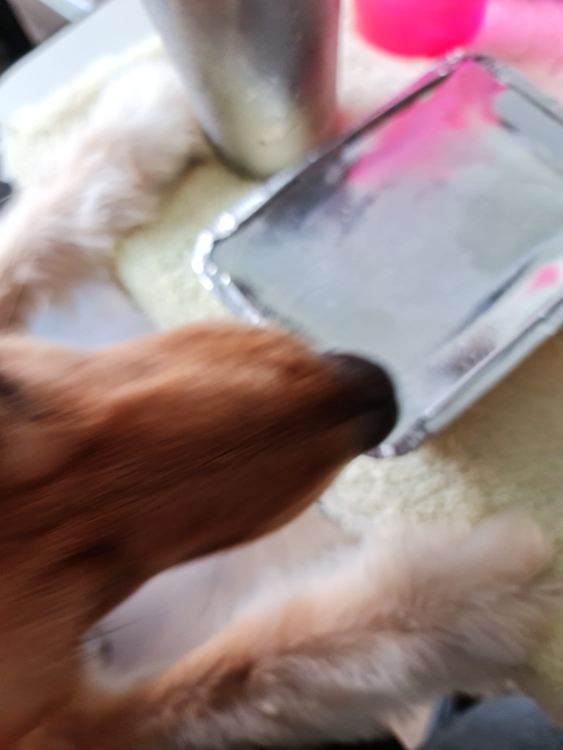
#> input picture src/Fourier/pyimagesearch/images/Mulan1.jpg, 1125 x 1500 px (shown at 1/2 size)
$ python detect_blur_images.py
#> lines starting #> are read from the running program, lines starting #| are printed output that depends on the picture
### src/Fourier/pyimagesearch/pyimagesearch/blur_detector.py
import matplotlib.pyplot as plt
import numpy as np


def detect_blur_fft(image, size=60, thresh=10, vis=False):
    # Get dimensions of the image and get center coordinates
    h, w = image.shape
    cx, cy = int(w / 2.0), int(h / 2.0)

    # Compute the FFT to find the frequency transform, then shift the zero frequency component (i.e., DC component
    # located at the top-left corner) to the center where it will be easier to analyze
    fft = np.fft.fft2(image)
    fft_shift = np.fft.fftshift(fft)

    # check to see if we are visualizing our output
    if vis:
        # compute the magnitude spectrum of the transform
        magnitude = 20 * np.log(np.abs(fft_shift))

        # display the original input image
        (fig, ax) = plt.subplots(1, 2, )
        ax[0].imshow(image, cmap="gray")
        ax[0].set_title("Input")
        ax[0].set_xticks([])
        ax[0].set_yticks([])

        # display the magnitude image
        ax[1].imshow(magnitude, cmap="gray")
        ax[1].set_title("Magnitude Spectrum")
        ax[1].set_xticks([])
        ax[1].set_yticks([])

        # show our plots
        plt.show()

    # Zero-out the center of the FFT shift (i.e., remove low frequencies), apply the inverse shift such that the DC
    # component once again becomes the top-left, and then apply the inverse FFT

    fft_shift[cy - size:cy + size, cx - size:cx + size] = 0
    fft_shift = np.fft.ifftshift(fft_shift)
    recon = np.fft.ifft2(fft_shift)

    # Compute the magnitude spectrum of the reconstructed image, then compute the mean of the magnitude values
    magnitude = 20 * np.log(np.abs(recon))
    mean = np.mean(magnitude)

    # The image will be considered "blurry" if the mean value of the magnitudes is less than the threshold value
    return mean, mean <= thresh

### src/Fourier/pyimagesearch/detect_blur_images.py
# import the necessary packages
from pyimagesearch.blur_detector import detect_blur_fft
import numpy as np
import imutils
import cv2

thresh = 10
vis = False
test = False

orig = cv2.imread('images/Mulan1.jpg')
#> orig is the input picture: shape (1500, 1125, 3); mean B, G, R 127.9, 129, 151
orig = imutils.resize(orig, width=500)
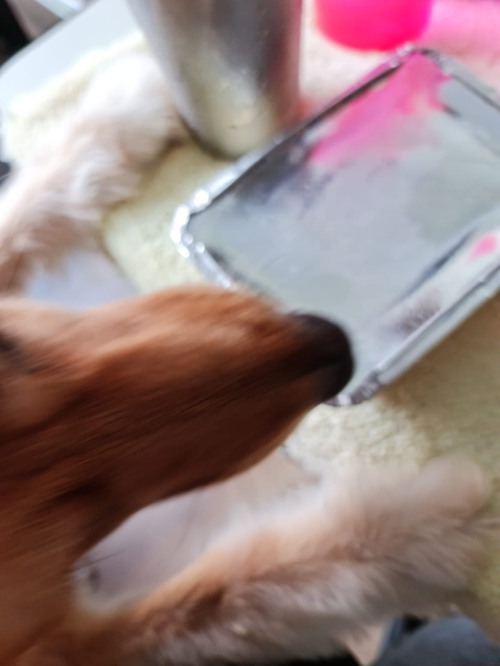
#> orig: shape (666, 500, 3); mean B, G, R 127.9, 129, 151
gray = cv2.cvtColor(orig, cv2.COLOR_BGR2GRAY)
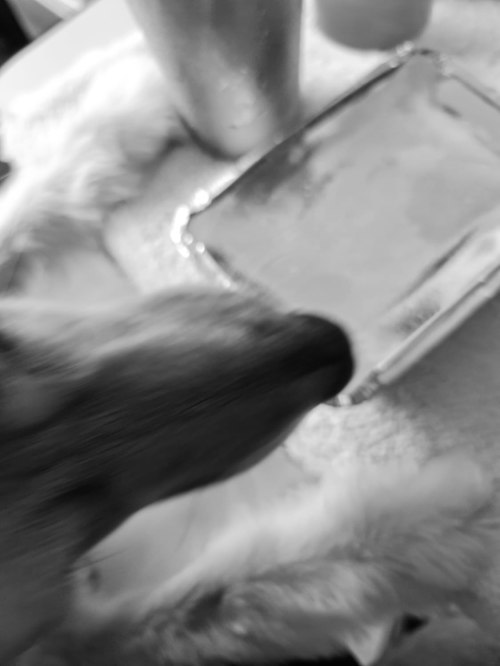
#> gray: shape (666, 500); min 2, max 255, mean 135.5

# apply our blur detector using the FFT
mean, blurry = detect_blur_fft(gray, size=60, thresh=thresh, vis=vis)
#> in detect_blur_fft, `magnitude = 20 * np.log(np.abs(recon))`:
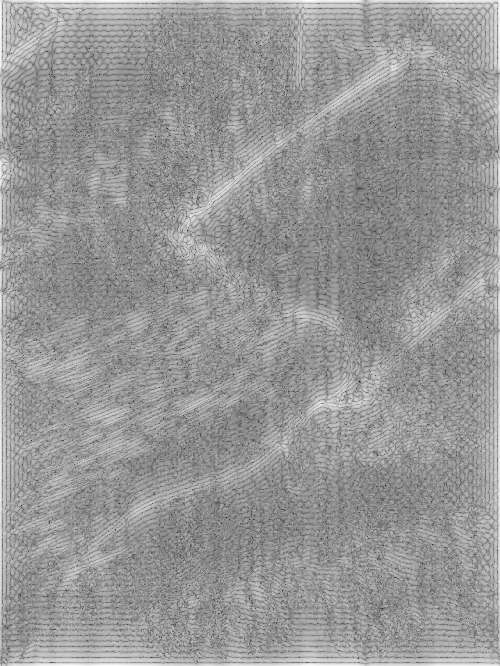
#> magnitude: shape (666, 500) float64; min -131.9, max 91.66, mean 1.2; drawn with min black and max white
#> in detect_blur_fft, `mean = np.mean(magnitude)`: mean = 1.25
#> mean = 1.25; blurry = True

# draw on the image, indicating whether or not it is blurry
image = np.dstack([gray] * 3)
color = (0, 0, 255) if blurry else (0, 255, 0)
#> color = (0, 0, 255)
text = f'Blurry ({mean:.4f})' if blurry else f'Not Blurry ({mean:.4f})'
#> text = 'Blurry (1.2492)'

cv2.putText(image, text, (10, 25), cv2.FONT_HERSHEY_SIMPLEX, 0.7, color, 2)
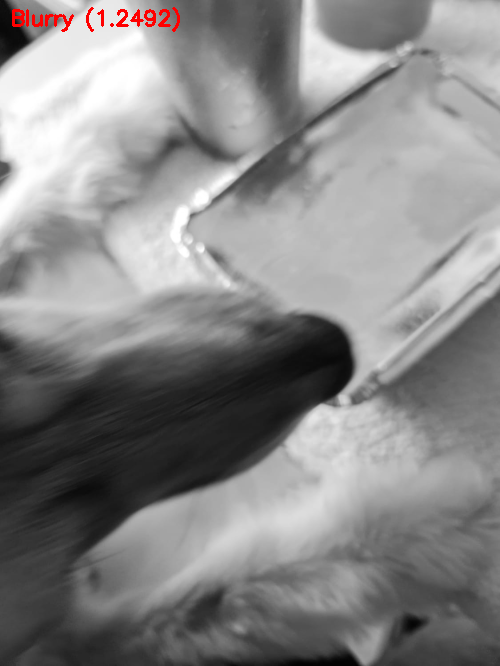
#> image: shape (666, 500, 3); mean of channels 0, 1, 2 134.9, 134.9, 135.8; drawn as B, G, R
print(f'[INFO] {text}')
#| [INFO] Blurry (1.2492)
# show the output image
cv2.imshow('Output', image)
cv2.waitKey(0)

# Check to see if are going to test our FFT blurriness detector using various sizes of a Gaussian kernel
if test:
	# Loop over various blur radii
	for radius in range(1, 30, 2):
		# Clone the original grayscale image
		image = gray.copy()
		# Check to see if the kernel radius is greater than zero
		if radius > 0:
			# Blur the input image by the supplied radius using a Gaussian kernel
			image = cv2.GaussianBlur(image, (radius, radius), 0)

			# Apply our blur detector using the FFT
			mean, blurry = detect_blur_fft(gray, size=60, thresh=thresh, vis=vis)

			# Draw on the image, indicating whether or not it is blurry
			# draw on the image, indicating whether or not it is blurry
			image = np.dstack([gray] * 3)
			color = (0, 0, 255) if blurry else (0, 255, 0)
			text = f'Blurry ({mean:.4f})' if blurry else f'Not Blurry ({mean:.4f})'

			cv2.putText(image, text, (10, 25), cv2.FONT_HERSHEY_SIMPLEX, 0.7, color, 2)
			print(f'[INFO] Kernel: {radius}, Result: {text}')
		# show the image
		cv2.imshow("Test Image", image)
		cv2.waitKey(0)

$ run again, with src/Fourier/pyimagesearch/images/Mulan2.jpg copied over src/Fourier/pyimagesearch/images/Mulan1.jpg
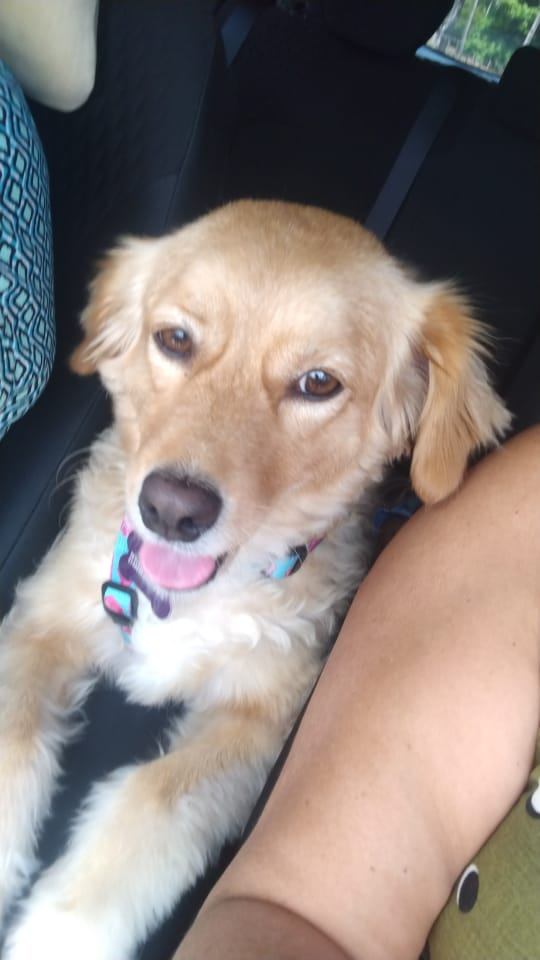
#> input picture src/Fourier/pyimagesearch/images/Mulan2.jpg, 540 x 960 px
#> orig is the input picture: shape (960, 540, 3); mean B, G, R 123.9, 128.4, 138.6
#> orig: shape (888, 500, 3)
#> in detect_blur_fft, `magnitude = 20 * np.log(np.abs(recon))`:
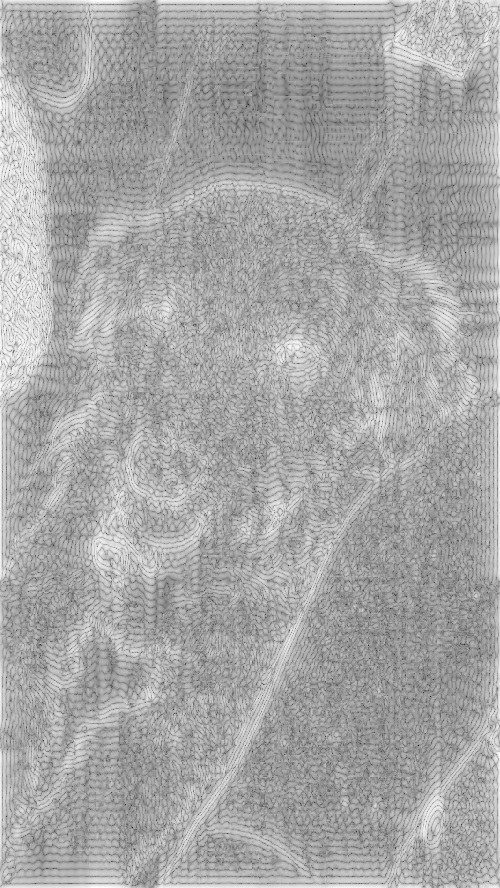
#> magnitude: shape (888, 500) float64; min -137.6, max 92.08, mean 13.1; drawn with min black and max white
#> in detect_blur_fft, `mean = np.mean(magnitude)`: mean = 13.11
#> `mean, blurry = detect_blur_fft(gray, size=60, thresh=thresh, vis=vis)`: blurry = False
#> color = (0, 255, 0)
#> text = 'Not Blurry (13.1097)'
#> `cv2.putText(image, text, (10, 25), cv2.FONT_HERSHEY_SIMPLEX, 0.7, colo..`:
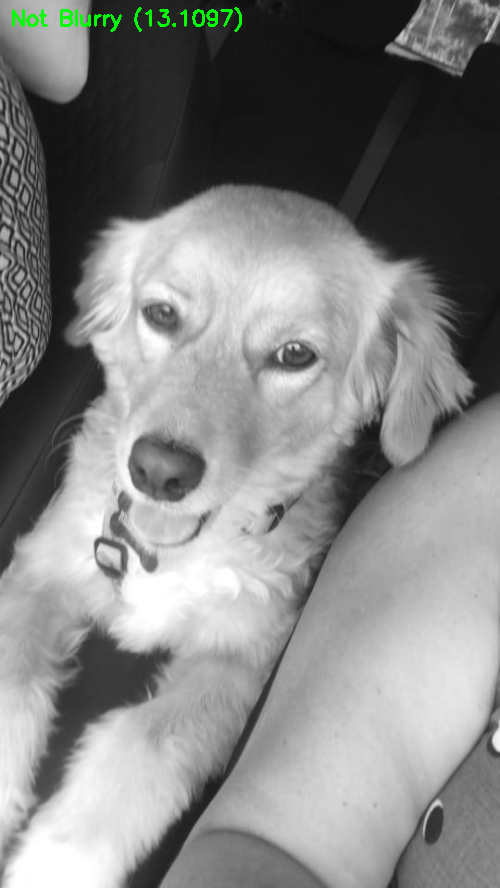
#> image: shape (888, 500, 3); mean of channels 0, 1, 2 130.6, 131.5, 130.6; drawn as B, G, R
#| [INFO] Not Blurry (13.1097)

$ run again, with src/Fourier/pyimagesearch/images/Mulan3.jpg copied over src/Fourier/pyimagesearch/images/Mulan1.jpg
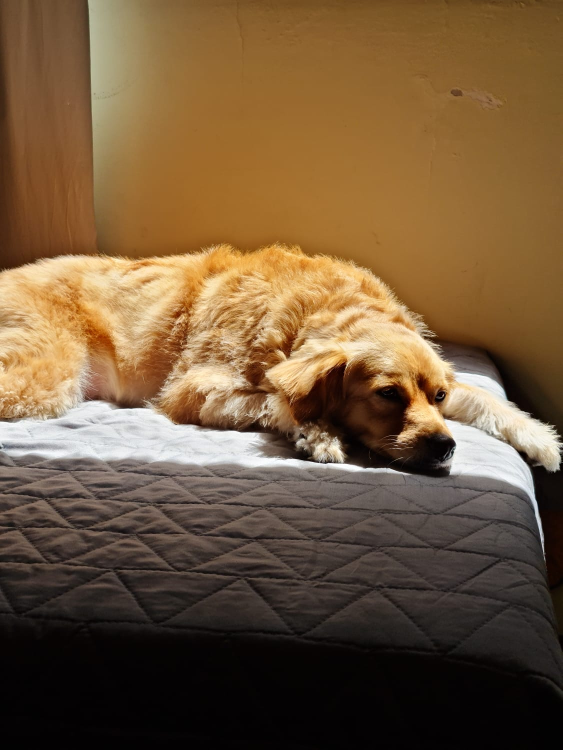
#> input picture src/Fourier/pyimagesearch/images/Mulan3.jpg, 1125 x 1500 px (shown at 1/2 size)
#> orig is the input picture: shape (1500, 1125, 3); mean B, G, R 59.7, 88.8, 114.6
#> orig: shape (666, 500, 3)
#> in detect_blur_fft, `magnitude = 20 * np.log(np.abs(recon))`:
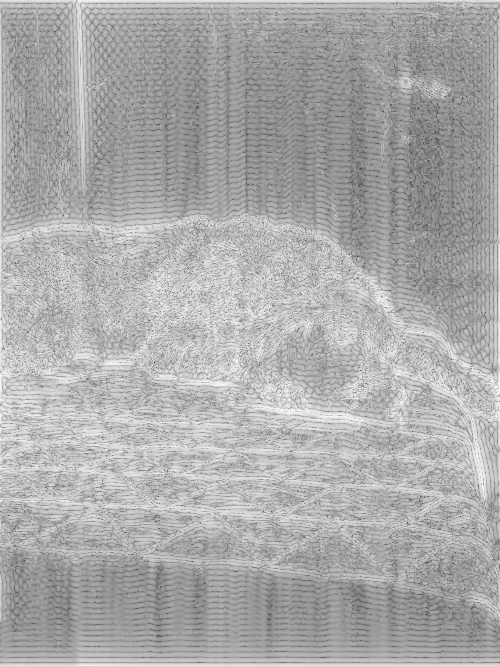
#> magnitude: shape (666, 500) float64; min -148.4, max 98, mean 17.3; drawn with min black and max white
#> in detect_blur_fft, `mean = np.mean(magnitude)`: mean = 17.34
#> `mean, blurry = detect_blur_fft(gray, size=60, thresh=thresh, vis=vis)`: blurry = False
#> color = (0, 255, 0)
#> text = 'Not Blurry (17.3393)'
#> `cv2.putText(image, text, (10, 25), cv2.FONT_HERSHEY_SIMPLEX, 0.7, colo..`:
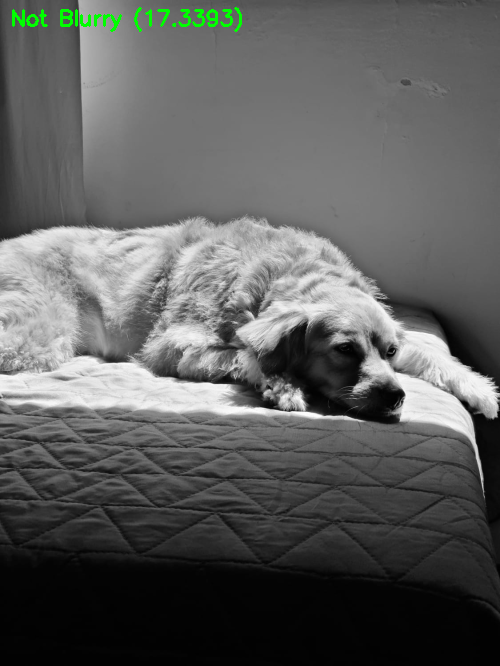
#> image: shape (666, 500, 3); mean of channels 0, 1, 2 92.7, 93.9, 92.7; drawn as B, G, R
#| [INFO] Not Blurry (17.3393)
